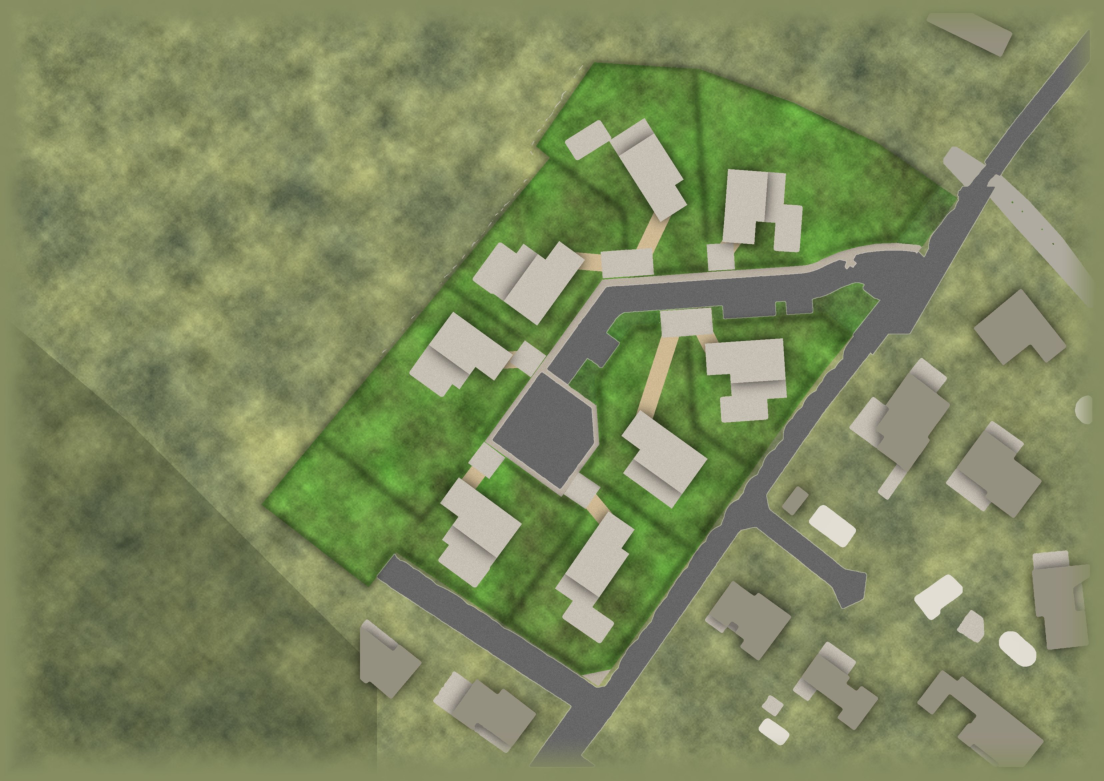
#> input picture tools/vue3d/sol-source.jpg, 3311 x 2341 px (shown at 1/3 size)
$ python sol.py
#> lines starting #> are read from the running program, lines starting #| are printed output that depends on the picture
#!/usr/bin/env python3
"""Fabrique l'image de sol de la vue 3D à partir de tools/vue3d/sol-source.jpg (plan rendu, 3311 x 2341 px).

- Les abords (teinte kaki d'origine) sont éclaircis en prairie sèche claire : le lotissement ressort mieux.
- Les pelouses sont légèrement désaturées.
- Deux fichiers WebP sont écrits dans images-optimized/ (grand écran et mobile).

Les images d'images-optimized/ sont servies avec un cache d'un an : pour changer le rendu, changer VERSION
(nouveau nom de fichier) et reporter ce nom dans lotissement-3d-config.js (bloc « sol ») et lotissement-3d.html (balises preload).

Usage :  ~/.venv-clos-qa/bin/python tools/vue3d/sol.py     (Pillow + numpy)
"""
from pathlib import Path
import numpy as np
from PIL import Image

VERSION = "v2"
HERE = Path(__file__).resolve().parent
OUT = HERE.parent.parent / "images-optimized"
MEADOW = np.array([190.0, 193.0, 152.0])   # teinte cible des abords
REF_LUM = 139.0                            # luminance moyenne des abords dans la source


def smooth(a, b, x):
    t = np.clip((x - a) / (b - a), 0.0, 1.0)
    return t * t * (3.0 - 2.0 * t)


def main():
    im = np.asarray(Image.open(HERE / "sol-source.jpg").convert("RGB")).astype(np.float32)
    r, g, b = im[..., 0], im[..., 1], im[..., 2]
    mx, mn = im.max(-1), im.min(-1)
    sat = (mx - mn) / np.maximum(mx, 1.0)
    green = (g - r) / np.maximum(g, 1.0)          # pelouse : nettement plus de vert que de rouge
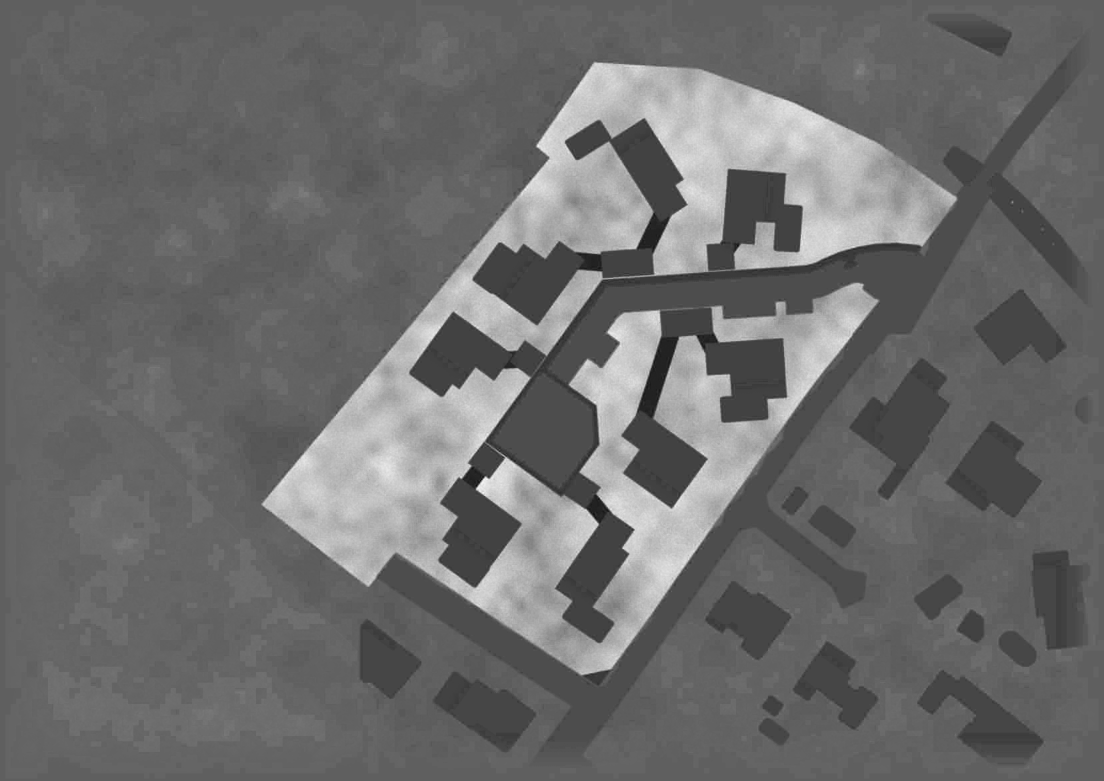
#> green: shape (2341, 3311) float32 (shown at 1/3 size); min -0.215, max 0.491, mean 0.0855; drawn with min black and max white
    lum = 0.299 * r + 0.587 * g + 0.114 * b
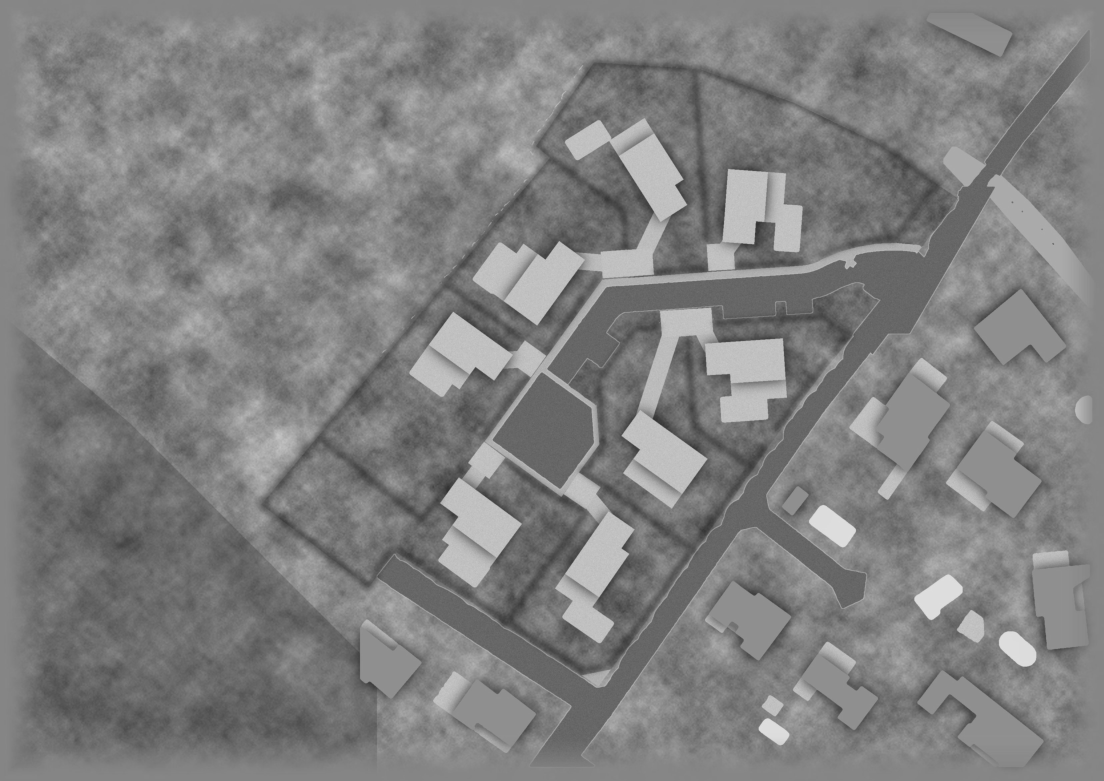
#> lum: shape (2341, 3311) float32 (shown at 1/3 size); min 46.69, max 228.2, mean 128.8

    # Abords : peu saturés, à peine plus verts que rouges, ni gris (voirie) ni beige (dallages).
    k = smooth(0.16, 0.26, sat) * (1.0 - smooth(0.09, 0.18, green)) * (1.0 - smooth(2.0, 12.0, r - g))
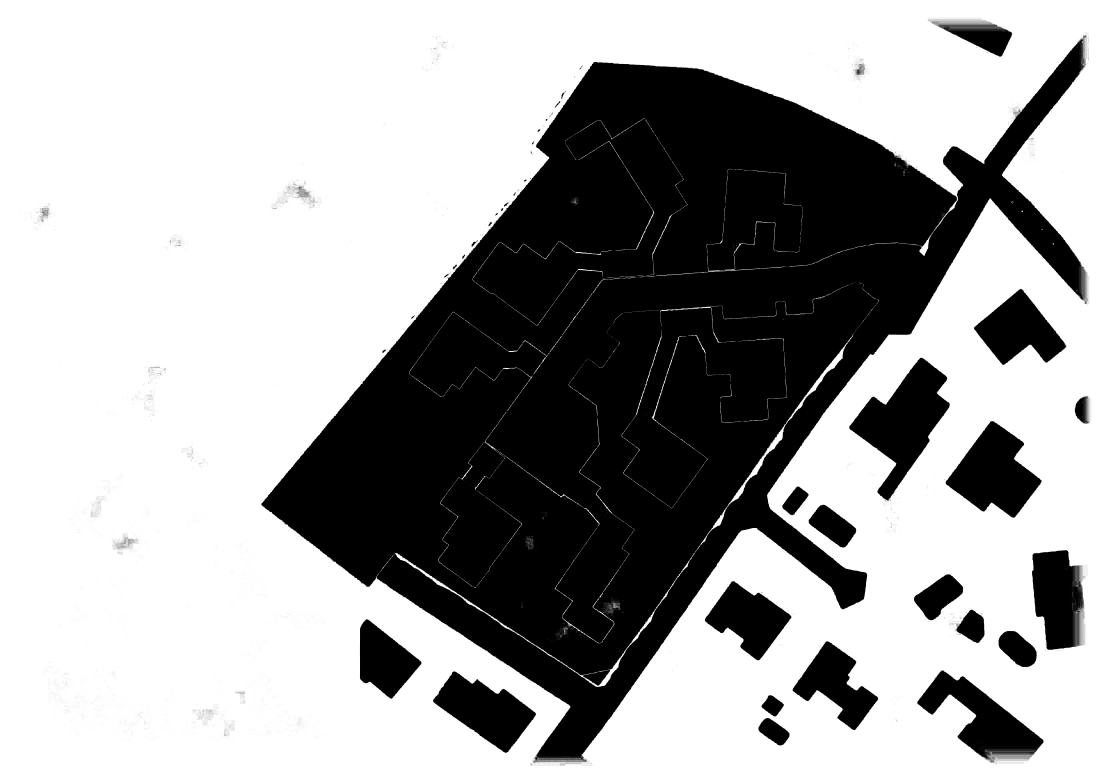
#> k: shape (2341, 3311) float32 (shown at 1/3 size); min 0, max 1, mean 0.651
    meadow = MEADOW[None, None, :] * (np.maximum(lum, 1.0) / REF_LUM)[..., None] ** 0.32
    out = im + (meadow - im) * k[..., None]
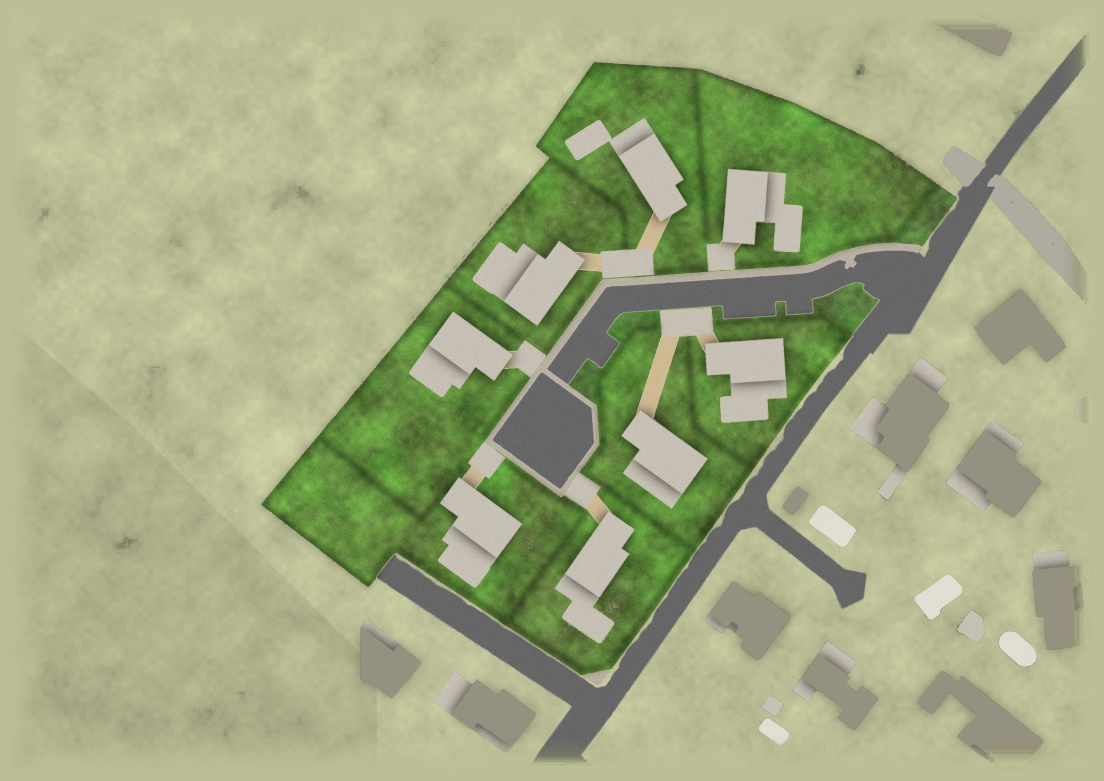
#> out: shape (2341, 3311, 3) float64 (shown at 1/3 size); mean R, G, B 162.9, 170.7, 130.7

    # Pelouses : un peu moins saturées.
    lawn = smooth(0.18, 0.28, green)
#> call 4 of smooth, with a = 0.18, b = 0.28
#> in smooth (call 4), `t = np.clip((x - a) / (b - a), 0.0, 1.0)`:
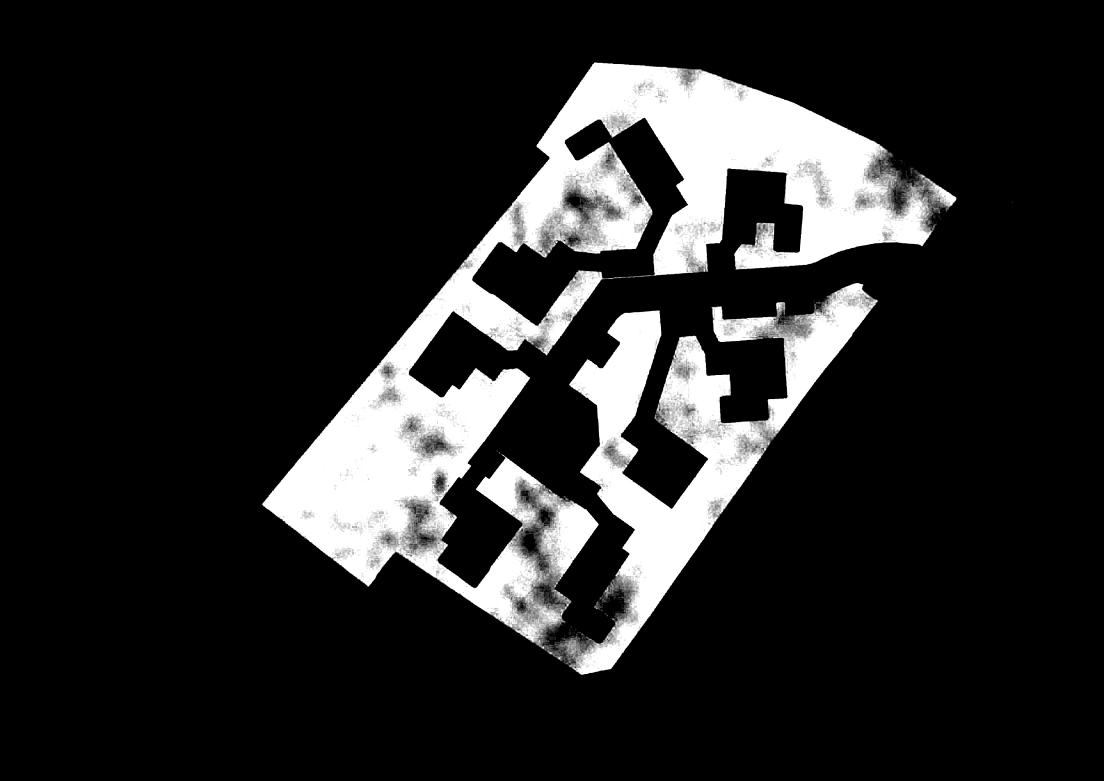
#> t: shape (2341, 3311) float32 (shown at 1/3 size); min 0, max 1, mean 0.149
    out = out + (lum[..., None] - out) * (0.10 * lawn)[..., None]

    res = Image.fromarray(np.clip(out, 0, 255).astype(np.uint8))
    res.save(OUT / f"vue3d-sol-{VERSION}-3311.webp", "WEBP", quality=82, method=6)
    small = res.resize((2048, round(2048 * res.height / res.width)), Image.LANCZOS)
    small.save(OUT / f"vue3d-sol-{VERSION}-2048.webp", "WEBP", quality=80, method=6)
    corner = np.asarray(res)[5:60, 5:60].reshape(-1, 3).mean(0).round(1)
#> corner = [188.5, 191.5, 150.5]
    print("écrit :", f"vue3d-sol-{VERSION}-3311.webp", f"vue3d-sol-{VERSION}-2048.webp", "| teinte des abords (coin) :", corner)
#| écrit : vue3d-sol-v2-3311.webp vue3d-sol-v2-2048.webp | teinte des abords (coin) : [188.5 191.5 150.5]


if __name__ == "__main__":
    main()
